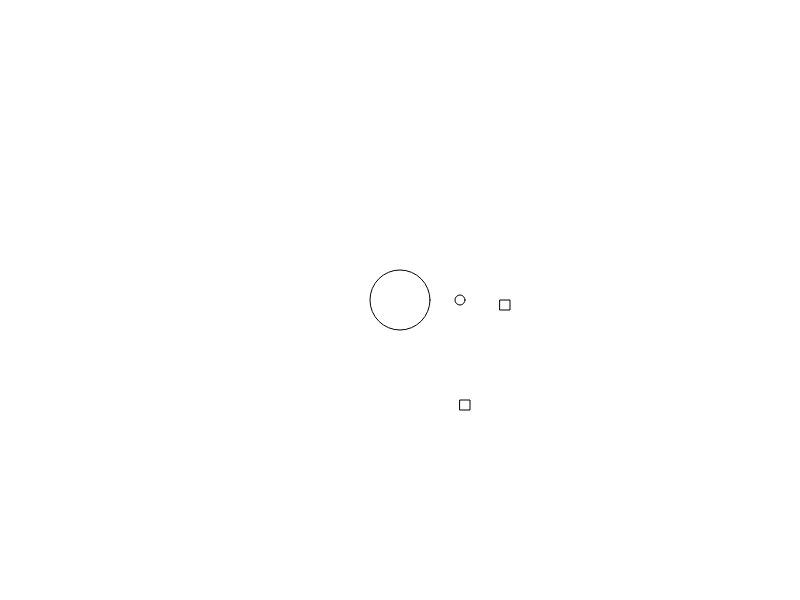
Frame 1 (no input)
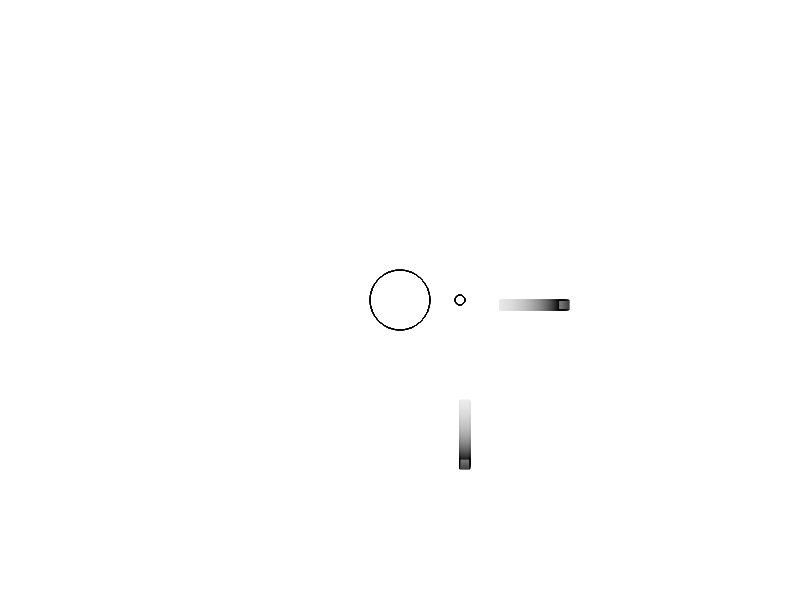
Frame 60 (no input)
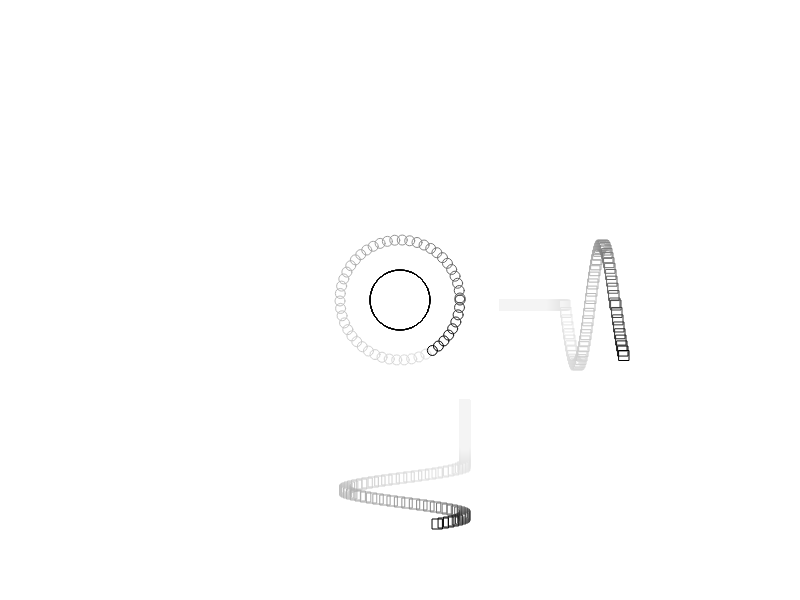
Frame 120 (the mouse pressed at the canvas centre since frame 60)

The p5.js sketch that drew these frames (run headless with seeded random() and noise() and a simulated clock; from frame 60 on, the mouse is pressed at the canvas centre):

// p5.js sketch
// ── sketch.js
// fun with polar coordinates:

var distance = 60;
var angle = 0;
var angleincrement = 0.1; // THIS NUMBER IS IN RADIANS!!!

var xplot, yplot;

function setup() {
  createCanvas(800, 600);
  background(255); // one number 0-255 is dark to light
  stroke(0, 0, 0)
  noFill();
  
  xplot = width/2 + 100;
  yplot = height/2 + 100;
}

function draw() {

  background(255, 10); // luminosity and alpha
  
  angleincrement = mouseX/(width*4);
  
  var x = distance * cos(angle);
  var y = distance * sin(angle);
  
  ellipse(width/2, height/2, 60, 60); // sun
  ellipse(width/2+x, height/2+y, 10, 10); // earth
  
  angle = angle + angleincrement;
  
  rect(xplot, height/2 + y, 10, 10);
  rect(width/2 + x, yplot, 10, 10);
  
  xplot = xplot+1;
  yplot = yplot+1;
  if(xplot>width) xplot = width/2 + 100;
  if(yplot>height) yplot = height/2 + 100;
  
  if(angle>TWO_PI) angle=0;

}
